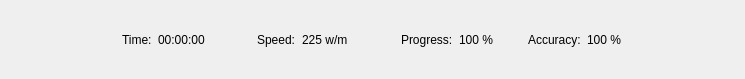
<?xml version="1.0" encoding="UTF-8"?>
<ui version="4.0">
 <class>Bottom</class>
 <widget class="QWidget" name="Bottom">
  <property name="geometry">
   <rect>
    <x>0</x>
    <y>0</y>
    <width>745</width>
    <height>79</height>
   </rect>
  </property>
  <property name="windowTitle">
   <string>Form</string>
  </property>
  <layout class="QHBoxLayout" name="horizontalLayout">
   <item>
    <spacer name="horizontalSpacer">
     <property name="orientation">
      <enum>Qt::Horizontal</enum>
     </property>
     <property name="sizeHint" stdset="0">
      <size>
       <width>40</width>
       <height>20</height>
      </size>
     </property>
    </spacer>
   </item>
   <item>
    <widget class="QLabel" name="label_5">
     <property name="maximumSize">
      <size>
       <width>25</width>
       <height>25</height>
      </size>
     </property>
     <property name="text">
      <string/>
     </property>
     <property name="pixmap">
      <pixmap resource="qrc.qrc">:/icon/icons8-time-50.png</pixmap>
     </property>
     <property name="scaledContents">
      <bool>true</bool>
     </property>
    </widget>
   </item>
   <item>
    <widget class="QLabel" name="label">
     <property name="text">
      <string>Time:</string>
     </property>
    </widget>
   </item>
   <item>
    <widget class="QLabel" name="labelTime">
     <property name="minimumSize">
      <size>
       <width>80</width>
       <height>0</height>
      </size>
     </property>
     <property name="text">
      <string>00:00:00</string>
     </property>
    </widget>
   </item>
   <item>
    <widget class="QLabel" name="label_6">
     <property name="maximumSize">
      <size>
       <width>25</width>
       <height>25</height>
      </size>
     </property>
     <property name="text">
      <string/>
     </property>
     <property name="pixmap">
      <pixmap resource="qrc.qrc">:/icon/icons8-speed-50.png</pixmap>
     </property>
     <property name="scaledContents">
      <bool>true</bool>
     </property>
    </widget>
   </item>
   <item>
    <widget class="QLabel" name="label_2">
     <property name="text">
      <string>Speed:</string>
     </property>
    </widget>
   </item>
   <item>
    <widget class="QLabel" name="labelSpeed">
     <property name="minimumSize">
      <size>
       <width>80</width>
       <height>0</height>
      </size>
     </property>
     <property name="text">
      <string>225 w/m</string>
     </property>
    </widget>
   </item>
   <item>
    <widget class="QLabel" name="labelProgressIcon">
     <property name="maximumSize">
      <size>
       <width>25</width>
       <height>25</height>
      </size>
     </property>
     <property name="text">
      <string/>
     </property>
     <property name="pixmap">
      <pixmap resource="qrc.qrc">:/icon/icons8-0-percent-50.png</pixmap>
     </property>
     <property name="scaledContents">
      <bool>true</bool>
     </property>
    </widget>
   </item>
   <item>
    <widget class="QLabel" name="label_3">
     <property name="text">
      <string>Progress:</string>
     </property>
    </widget>
   </item>
   <item>
    <widget class="QLabel" name="labelProgress">
     <property name="minimumSize">
      <size>
       <width>50</width>
       <height>0</height>
      </size>
     </property>
     <property name="text">
      <string>100 %</string>
     </property>
    </widget>
   </item>
   <item>
    <widget class="QLabel" name="label_8">
     <property name="maximumSize">
      <size>
       <width>25</width>
       <height>25</height>
      </size>
     </property>
     <property name="text">
      <string/>
     </property>
     <property name="pixmap">
      <pixmap resource="qrc.qrc">:/icon/icons8-accuracy-50.png</pixmap>
     </property>
     <property name="scaledContents">
      <bool>true</bool>
     </property>
    </widget>
   </item>
   <item>
    <widget class="QLabel" name="label_4">
     <property name="text">
      <string>Accuracy:</string>
     </property>
    </widget>
   </item>
   <item>
    <widget class="QLabel" name="labelAccuracy">
     <property name="minimumSize">
      <size>
       <width>50</width>
       <height>0</height>
      </size>
     </property>
     <property name="text">
      <string>100 %</string>
     </property>
    </widget>
   </item>
   <item>
    <spacer name="horizontalSpacer_2">
     <property name="orientation">
      <enum>Qt::Horizontal</enum>
     </property>
     <property name="sizeHint" stdset="0">
      <size>
       <width>40</width>
       <height>20</height>
      </size>
     </property>
    </spacer>
   </item>
  </layout>
 </widget>
 <resources>
  <include location="qrc.qrc"/>
 </resources>
 <connections/>
</ui>
